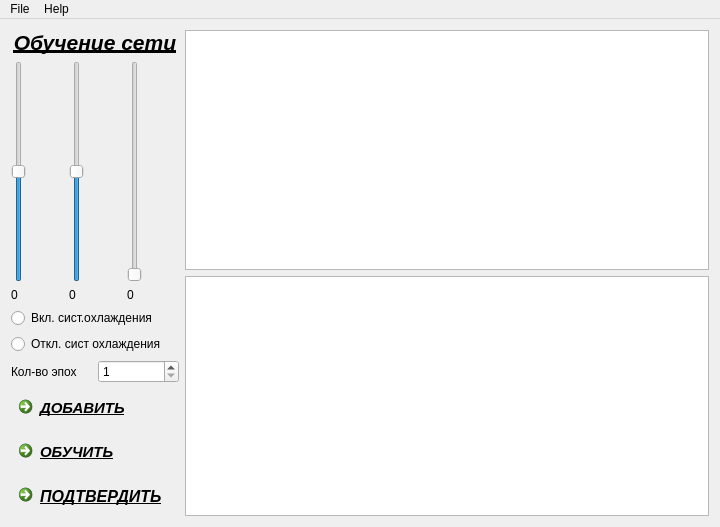
<?xml version="1.0" encoding="UTF-8"?>
<ui version="4.0">
 <class>MainWindow</class>
 <widget class="QMainWindow" name="MainWindow">
  <property name="geometry">
   <rect>
    <x>0</x>
    <y>0</y>
    <width>720</width>
    <height>527</height>
   </rect>
  </property>
  <property name="windowTitle">
   <string>MainWindow</string>
  </property>
  <property name="windowIcon">
   <iconset resource="resourse.qrc">
    <normaloff>:/new/prefix1/icon.png</normaloff>:/new/prefix1/icon.png</iconset>
  </property>
  <property name="iconSize">
   <size>
    <width>24</width>
    <height>24</height>
   </size>
  </property>
  <widget class="QWidget" name="centralWidget">
   <layout class="QGridLayout" name="gridLayout">
    <item row="0" column="0" rowspan="2">
     <layout class="QVBoxLayout" name="verticalLayout_5">
      <item>
       <widget class="QLabel" name="label">
        <property name="text">
         <string>&lt;html&gt;&lt;head/&gt;&lt;body&gt;&lt;p align=&quot;center&quot;&gt;&lt;span style=&quot; font-size:16pt; font-weight:600; font-style:italic; text-decoration: underline;&quot;&gt;Обучение сети&lt;/span&gt;&lt;/p&gt;&lt;/body&gt;&lt;/html&gt;</string>
        </property>
       </widget>
      </item>
      <item>
       <layout class="QHBoxLayout" name="horizontalLayout">
        <item>
         <layout class="QVBoxLayout" name="verticalLayout">
          <item>
           <widget class="QSlider" name="Slider_T1">
            <property name="minimum">
             <number>-50</number>
            </property>
            <property name="maximum">
             <number>50</number>
            </property>
            <property name="singleStep">
             <number>0</number>
            </property>
            <property name="value">
             <number>0</number>
            </property>
            <property name="tracking">
             <bool>true</bool>
            </property>
            <property name="orientation">
             <enum>Qt::Vertical</enum>
            </property>
            <property name="invertedAppearance">
             <bool>false</bool>
            </property>
            <property name="invertedControls">
             <bool>false</bool>
            </property>
            <property name="tickPosition">
             <enum>QSlider::NoTicks</enum>
            </property>
            <property name="tickInterval">
             <number>1</number>
            </property>
           </widget>
          </item>
          <item>
           <widget class="QLabel" name="label_T1">
            <property name="text">
             <string>0</string>
            </property>
           </widget>
          </item>
         </layout>
        </item>
        <item>
         <layout class="QVBoxLayout" name="verticalLayout_2">
          <item>
           <widget class="QSlider" name="Slider_T2">
            <property name="minimum">
             <number>-50</number>
            </property>
            <property name="maximum">
             <number>50</number>
            </property>
            <property name="orientation">
             <enum>Qt::Vertical</enum>
            </property>
           </widget>
          </item>
          <item>
           <widget class="QLabel" name="label_T2">
            <property name="text">
             <string>0</string>
            </property>
           </widget>
          </item>
         </layout>
        </item>
        <item>
         <layout class="QVBoxLayout" name="verticalLayout_3">
          <item>
           <widget class="QSlider" name="Slider_V">
            <property name="maximum">
             <number>100</number>
            </property>
            <property name="orientation">
             <enum>Qt::Vertical</enum>
            </property>
           </widget>
          </item>
          <item>
           <widget class="QLabel" name="label_V">
            <property name="text">
             <string>0</string>
            </property>
           </widget>
          </item>
         </layout>
        </item>
       </layout>
      </item>
      <item>
       <layout class="QVBoxLayout" name="verticalLayout_4">
        <item>
         <widget class="QRadioButton" name="radioButton">
          <property name="text">
           <string>Вкл. сист.охлаждения</string>
          </property>
         </widget>
        </item>
        <item>
         <widget class="QRadioButton" name="radioButton_2">
          <property name="text">
           <string>Откл. сист охлаждения</string>
          </property>
         </widget>
        </item>
        <item>
         <layout class="QHBoxLayout" name="horizontalLayout_3">
          <item>
           <widget class="QLabel" name="label_2">
            <property name="text">
             <string>Кол-во эпох</string>
            </property>
           </widget>
          </item>
          <item>
           <widget class="QSpinBox" name="spinBox">
            <property name="minimum">
             <number>1</number>
            </property>
            <property name="maximum">
             <number>999999</number>
            </property>
           </widget>
          </item>
         </layout>
        </item>
        <item>
         <widget class="QCommandLinkButton" name="Add">
          <property name="font">
           <font>
            <family>Segoe UI</family>
            <pointsize>11</pointsize>
            <weight>75</weight>
            <italic>true</italic>
            <bold>true</bold>
            <underline>true</underline>
           </font>
          </property>
          <property name="focusPolicy">
           <enum>Qt::TabFocus</enum>
          </property>
          <property name="contextMenuPolicy">
           <enum>Qt::DefaultContextMenu</enum>
          </property>
          <property name="acceptDrops">
           <bool>false</bool>
          </property>
          <property name="toolTipDuration">
           <number>-1</number>
          </property>
          <property name="text">
           <string>ДОБАВИТЬ</string>
          </property>
          <property name="icon">
           <iconset resource="resourse.qrc">
            <normaloff>:/new/prefix1/add.png</normaloff>:/new/prefix1/add.png</iconset>
          </property>
         </widget>
        </item>
        <item>
         <widget class="QCommandLinkButton" name="Teach">
          <property name="font">
           <font>
            <family>Segoe UI</family>
            <pointsize>11</pointsize>
            <weight>75</weight>
            <italic>true</italic>
            <bold>true</bold>
            <underline>true</underline>
            <strikeout>false</strikeout>
            <stylestrategy>PreferAntialias</stylestrategy>
            <kerning>true</kerning>
           </font>
          </property>
          <property name="layoutDirection">
           <enum>Qt::LeftToRight</enum>
          </property>
          <property name="text">
           <string>ОБУЧИТЬ</string>
          </property>
          <property name="icon">
           <iconset resource="resourse.qrc">
            <normaloff>:/new/prefix1/train.png</normaloff>:/new/prefix1/train.png</iconset>
          </property>
          <property name="autoRepeat">
           <bool>false</bool>
          </property>
          <property name="autoExclusive">
           <bool>false</bool>
          </property>
         </widget>
        </item>
        <item>
         <widget class="QCommandLinkButton" name="commandLinkButton">
          <property name="font">
           <font>
            <family>Segoe UI</family>
            <pointsize>12</pointsize>
            <weight>75</weight>
            <italic>true</italic>
            <bold>true</bold>
            <underline>true</underline>
           </font>
          </property>
          <property name="text">
           <string>ПОДТВЕРДИТЬ</string>
          </property>
          <property name="icon">
           <iconset resource="resourse.qrc">
            <normaloff>:/new/prefix1/net.png</normaloff>:/new/prefix1/net.png</iconset>
          </property>
         </widget>
        </item>
        <item>
         <layout class="QHBoxLayout" name="horizontalLayout_2"/>
        </item>
       </layout>
      </item>
     </layout>
    </item>
    <item row="0" column="1">
     <widget class="QTableWidget" name="tableWidget"/>
    </item>
    <item row="1" column="1">
     <widget class="QTableWidget" name="tableWidget_2"/>
    </item>
   </layout>
  </widget>
  <widget class="QMenuBar" name="menuBar">
   <property name="geometry">
    <rect>
     <x>0</x>
     <y>0</y>
     <width>720</width>
     <height>21</height>
    </rect>
   </property>
   <widget class="QMenu" name="menuFile">
    <property name="title">
     <string>File</string>
    </property>
    <addaction name="actionSave"/>
    <addaction name="actionExit"/>
   </widget>
   <widget class="QMenu" name="menuHelp">
    <property name="title">
     <string>Help</string>
    </property>
    <addaction name="actionInstruction"/>
    <addaction name="separator"/>
   </widget>
   <addaction name="menuFile"/>
   <addaction name="menuHelp"/>
  </widget>
  <action name="actionSave">
   <property name="icon">
    <iconset resource="resourse.qrc">
     <normaloff>:/new/prefix1/save.png</normaloff>:/new/prefix1/save.png</iconset>
   </property>
   <property name="text">
    <string>Save</string>
   </property>
  </action>
  <action name="actionExit">
   <property name="icon">
    <iconset resource="resourse.qrc">
     <normaloff>:/new/prefix1/Exit.png</normaloff>:/new/prefix1/Exit.png</iconset>
   </property>
   <property name="text">
    <string>Exit</string>
   </property>
  </action>
  <action name="actionInstruction">
   <property name="icon">
    <iconset resource="resourse.qrc">
     <normaloff>:/new/prefix1/instructions.png</normaloff>:/new/prefix1/instructions.png</iconset>
   </property>
   <property name="text">
    <string>Instruction</string>
   </property>
  </action>
 </widget>
 <layoutdefault spacing="6" margin="11"/>
 <resources>
  <include location="resourse.qrc"/>
 </resources>
 <connections>
  <connection>
   <sender>Slider_T1</sender>
   <signal>valueChanged(int)</signal>
   <receiver>label_T1</receiver>
   <slot>setNum(int)</slot>
   <hints>
    <hint type="sourcelabel">
     <x>31</x>
     <y>165</y>
    </hint>
    <hint type="destinationlabel">
     <x>32</x>
     <y>256</y>
    </hint>
   </hints>
  </connection>
  <connection>
   <sender>Slider_T2</sender>
   <signal>valueChanged(int)</signal>
   <receiver>label_T2</receiver>
   <slot>setNum(int)</slot>
   <hints>
    <hint type="sourcelabel">
     <x>91</x>
     <y>182</y>
    </hint>
    <hint type="destinationlabel">
     <x>113</x>
     <y>257</y>
    </hint>
   </hints>
  </connection>
  <connection>
   <sender>Slider_V</sender>
   <signal>valueChanged(int)</signal>
   <receiver>label_V</receiver>
   <slot>setNum(int)</slot>
   <hints>
    <hint type="sourcelabel">
     <x>166</x>
     <y>184</y>
    </hint>
    <hint type="destinationlabel">
     <x>177</x>
     <y>259</y>
    </hint>
   </hints>
  </connection>
 </connections>
</ui>
